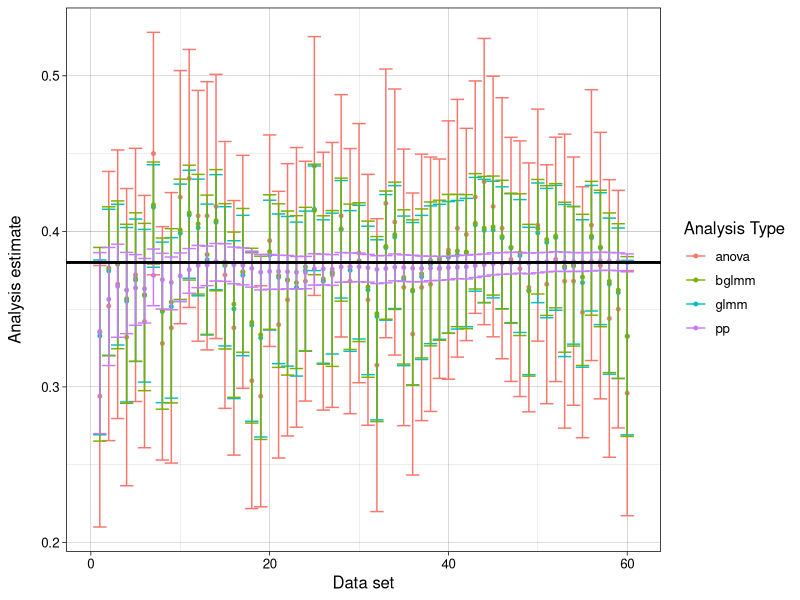

Here is the R script that generated this plot:
# trying to plot freq bayes dataset graph

library(reshape2)
library(ggplot2)


saved_0_2 <- read.delim("saved_0_2.txt")
plot_dataset_0_2 <- saved_0_2[,c("expt","analysis_type","b_sex_cond_lower","b_sex_cond_upper","b_sex_cond_med")]


#transform everything to same scale as anovas
plot_dataset_0_2$estimate <- ifelse((plot_dataset_0_2$analysis_type == "anova"), plot_dataset_0_2$b_sex_cond_med, (exp(plot_dataset_0_2$b_sex_cond_med)/(1+exp(plot_dataset_0_2$b_sex_cond_med)))-0.5)
plot_dataset_0_2$estimate_upper <- ifelse((plot_dataset_0_2$analysis_type == "anova"), plot_dataset_0_2$b_sex_cond_upper, (exp(plot_dataset_0_2$b_sex_cond_upper)/(1+exp(plot_dataset_0_2$b_sex_cond_upper)))-0.5)
plot_dataset_0_2$estimate_lower <- ifelse((plot_dataset_0_2$analysis_type == "anova"), plot_dataset_0_2$b_sex_cond_lower, (exp(plot_dataset_0_2$b_sex_cond_lower)/(1+exp(plot_dataset_0_2$b_sex_cond_lower)))-0.5)



#plot on same axis
limits <- aes(ymax = plot_dataset_0_2$estimate_upper, ymin = plot_dataset_0_2$estimate_lower)

APlot <- ggplot(plot_dataset_0_2, aes(x=expt, y=estimate, group =analysis_type, col=analysis_type))
APlot + geom_point(data = plot_dataset_0_2, size = 1, position = position_dodge(width = 0)) + 
  geom_errorbar(limits, width = 6, position = position_dodge(width = 0)) +
  geom_hline(aes(yintercept=0.38), linetype="solid", color="black", size=1, show.legend=FALSE) +
  labs(color="Analysis Type") +
  xlab("Data set") +
  ylab("Analysis estimate")+
  theme_linedraw() + theme(text = element_text(size=12), axis.title.y=element_text(margin=margin(0,12,0,0)))

  
### making subsets -in case plot by separate graphs? no longer needed##
#just_anova <- subset(plot_dataset_0_2, plot_dataset_0_2$analysis_type=="anova")
#just_glmm <- subset(plot_dataset_0_2, plot_dataset_0_2$analysis_type=="glmm")
#just_bglmm <- subset(plot_dataset_0_2, plot_dataset_0_2$analysis_type=="bglmm")
#just_pp <- subset(plot_dataset_0_2, plot_dataset_0_2$analysis_type =="pp")

